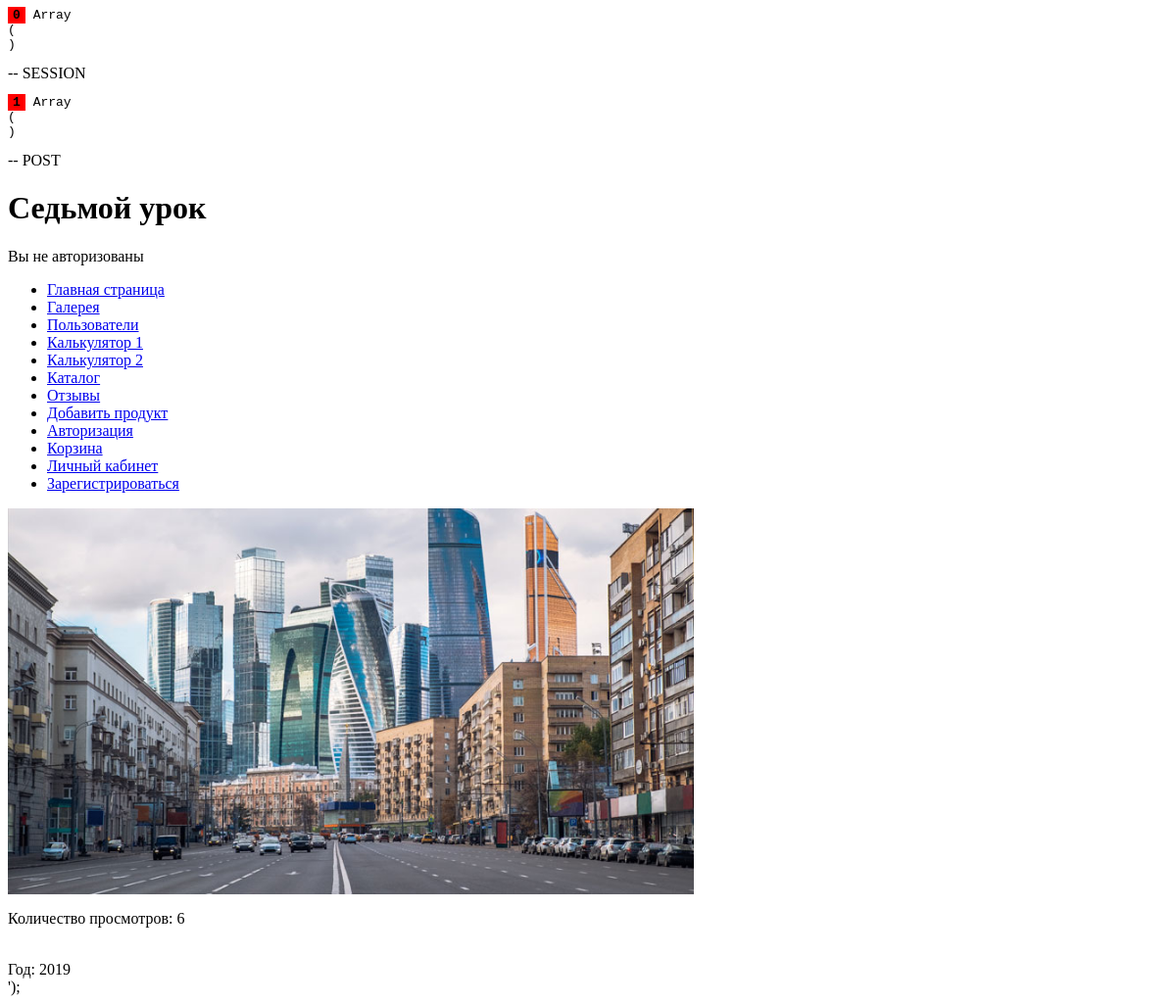
The app's page /?page=singlePic&pic_id=1, older data.
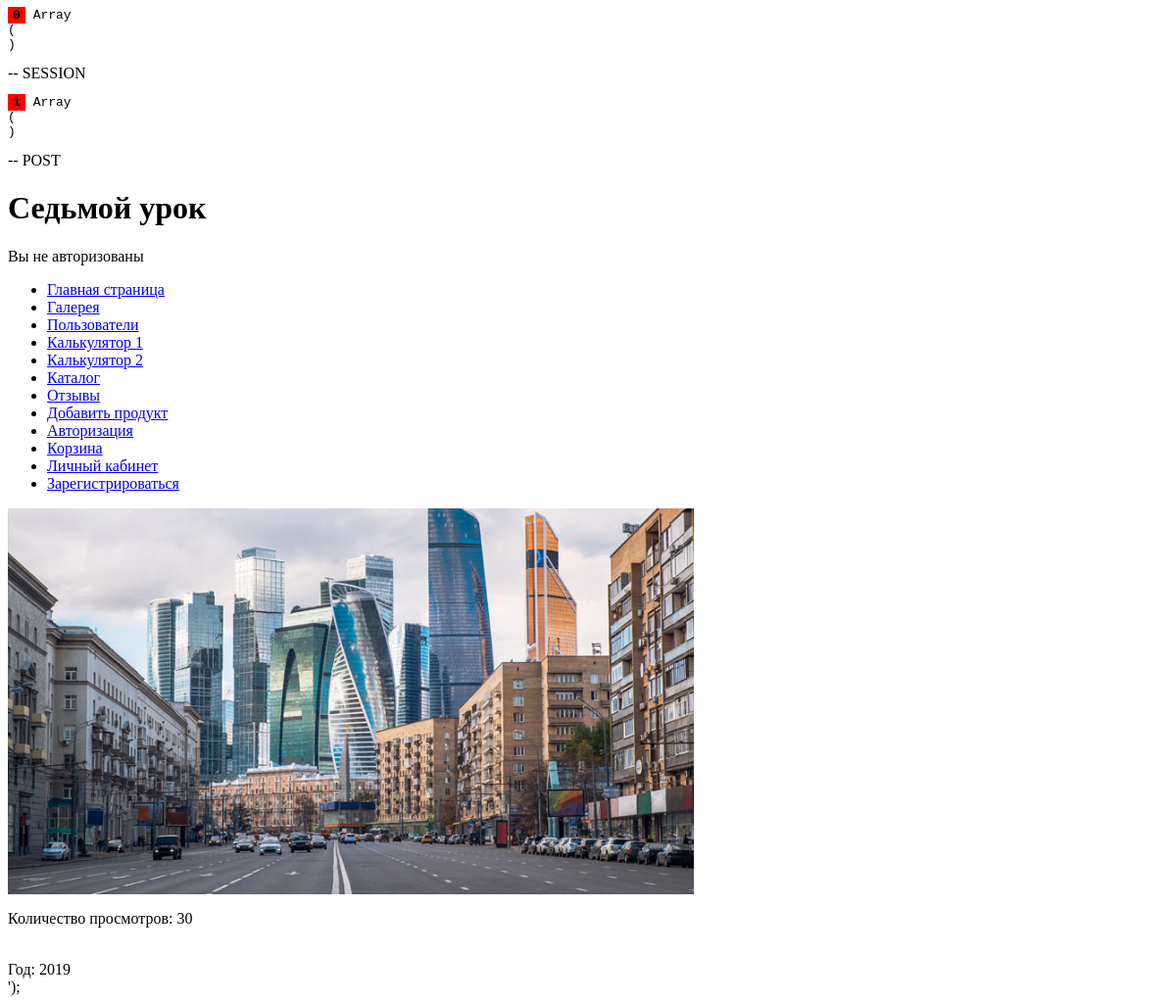
The same page, newer data.
### tables this page shows
CREATE TABLE `gallery` (
  `pic_id` int(11) NOT NULL,
  `path` longtext NOT NULL COMMENT 'Путь к картинке',
  `name` text NOT NULL,
  `viewCount` int(10) NOT NULL DEFAULT '0' COMMENT 'Количество просмотров'
);

### public/index.php (called while the page is built)
<?php
include ('../main/main.php');
?>

### main/pages/singlePic.php (the view, shortened to what this page needs)
<?php
$sql_singlePic = "SELECT pic_id, path, name, viewCount FROM gallery";
$res_singlePic = mysqli_query(connectToSQL(), $sql_singlePic) or die(mysqli_error(connectToSQL()));
while ($picData = mysqli_fetch_assoc($res_singlePic)) {
    $picId = (int)$picData['pic_id'];
    if($_GET['pic_id'] == $picId) {
        $singlePicHTML = <<<php
        <title>Как динамически менять?</title>
        <img src="{$picData['path']}" alt="" width = 700px>
        <p>Количество просмотров: {$picData['viewCount']}</p>
php;
    };
};
$content = $singlePicHTML;
?>

### main/config.php (shortened to what this page needs)
<?php
function varDump($var) {
        static $int=0;
        echo '<pre><b style="background: red;padding: 1px 5px;">'.$int.'</b> ';
        print_r($var);
        echo '</pre>';
    };
function connectToSQL() {
    static $link;
    if(empty($link)) {
        $link = mysqli_connect(
            '127.0.0.1:3306',
            'root',
            '',
            '2ndquarter-php-1stcourse-'
        );
    };
    return $link;
};
?>

### main/main.php
<?php
include('config.php');
if (empty($_SESSION['authMsg'])) {
    $authMsg = 'Вы не авторизованы';
} else {
    $authMsg = $_SESSION['authMsg'];
};
$title = 'Седьмой урок';
if (isset($_GET['page']) && $_GET['page'] != 'logOut') {
    include("/pages/{$_GET['page']}.php");
} else if ($_GET['page'] == 'logOut') {
    $_SESSION['isLogged'] = 'NO';
    $_SESSION['isAdmin'] = 'NO';
    session_destroy();
    header('Location:' . $_SERVER['HTTP_REFERER']);
};
varDump($_SESSION); echo ' -- SESSION <br>';
varDump($_POST); echo ' -- POST <br>';
$headerMenu = <<<php
    <ul>
        <li><a href="/">Главная страница</a></li>
        <li><a href="?page=gallery">Галерея</a></li>
        <li><a href="?page=usersAddShowDelete">Пользователи</a></li>
        <li><a href="?page=calc1">Калькулятор 1</a></li>
        <li><a href="?page=calc2">Калькулятор 2</a></li>
        <li><a href="?page=catalogue">Каталог</a></li>
        <li><a href="?page=feedback">Отзывы</a></li>
        <li><a href="?page=addProduct">Добавить продукт</a></li>
        <li><a href="?page=authPage">Авторизация</a></li>
        <li><a href="?page=cart">Корзина</a></li>
        <li><a href="?page=personalArea">Личный кабинет</a></li>
        <li><a href="?page=registrationPage">Зарегистрироваться</a></li>
    </ul>
php;
$date = date(Y);
$footer = <<<php
    <footer>
        Год: {$date}
    </footer>
php;
$pageFile = file_get_contents('../main/pages/pageTemplate.php');
$pageFile = str_replace(['{AUTH_MSG}', '{TITLE}', '{HEADER_MENU}', '{CONTENT}', '{FOOTER}'], [$authMsg, $title, $headerMenu, $content, $footer], $pageFile);
echo $pageFile;

Row changes from the older to the newer data that the page shows:
changed gallery: viewCount "6" → "30"
